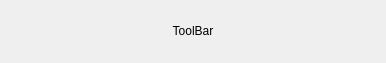
<?xml version="1.0" encoding="UTF-8"?>
<ui version="4.0">
 <class>PICRibbonButtonGroup</class>
 <widget class="QWidget" name="PICRibbonButtonGroup">
  <property name="geometry">
   <rect>
    <x>0</x>
    <y>0</y>
    <width>386</width>
    <height>63</height>
   </rect>
  </property>
  <property name="sizePolicy">
   <sizepolicy hsizetype="Preferred" vsizetype="Preferred">
    <horstretch>0</horstretch>
    <verstretch>0</verstretch>
   </sizepolicy>
  </property>
  <property name="windowTitle">
   <string>Form</string>
  </property>
  <property name="styleSheet">
   <string notr="true"/>
  </property>
  <layout class="QVBoxLayout" name="verticalLayout">
   <property name="spacing">
    <number>0</number>
   </property>
   <item>
    <layout class="QGridLayout" name="gridLayout_btn">
     <property name="leftMargin">
      <number>20</number>
     </property>
     <property name="rightMargin">
      <number>20</number>
     </property>
     <property name="verticalSpacing">
      <number>2</number>
     </property>
    </layout>
   </item>
   <item>
    <widget class="QLabel" name="labelGroupName">
     <property name="sizePolicy">
      <sizepolicy hsizetype="Preferred" vsizetype="Fixed">
       <horstretch>0</horstretch>
       <verstretch>0</verstretch>
      </sizepolicy>
     </property>
     <property name="minimumSize">
      <size>
       <width>100</width>
       <height>30</height>
      </size>
     </property>
     <property name="styleSheet">
      <string notr="true"/>
     </property>
     <property name="text">
      <string>ToolBar</string>
     </property>
     <property name="alignment">
      <set>Qt::AlignCenter</set>
     </property>
    </widget>
   </item>
  </layout>
 </widget>
 <resources/>
 <connections/>
</ui>
